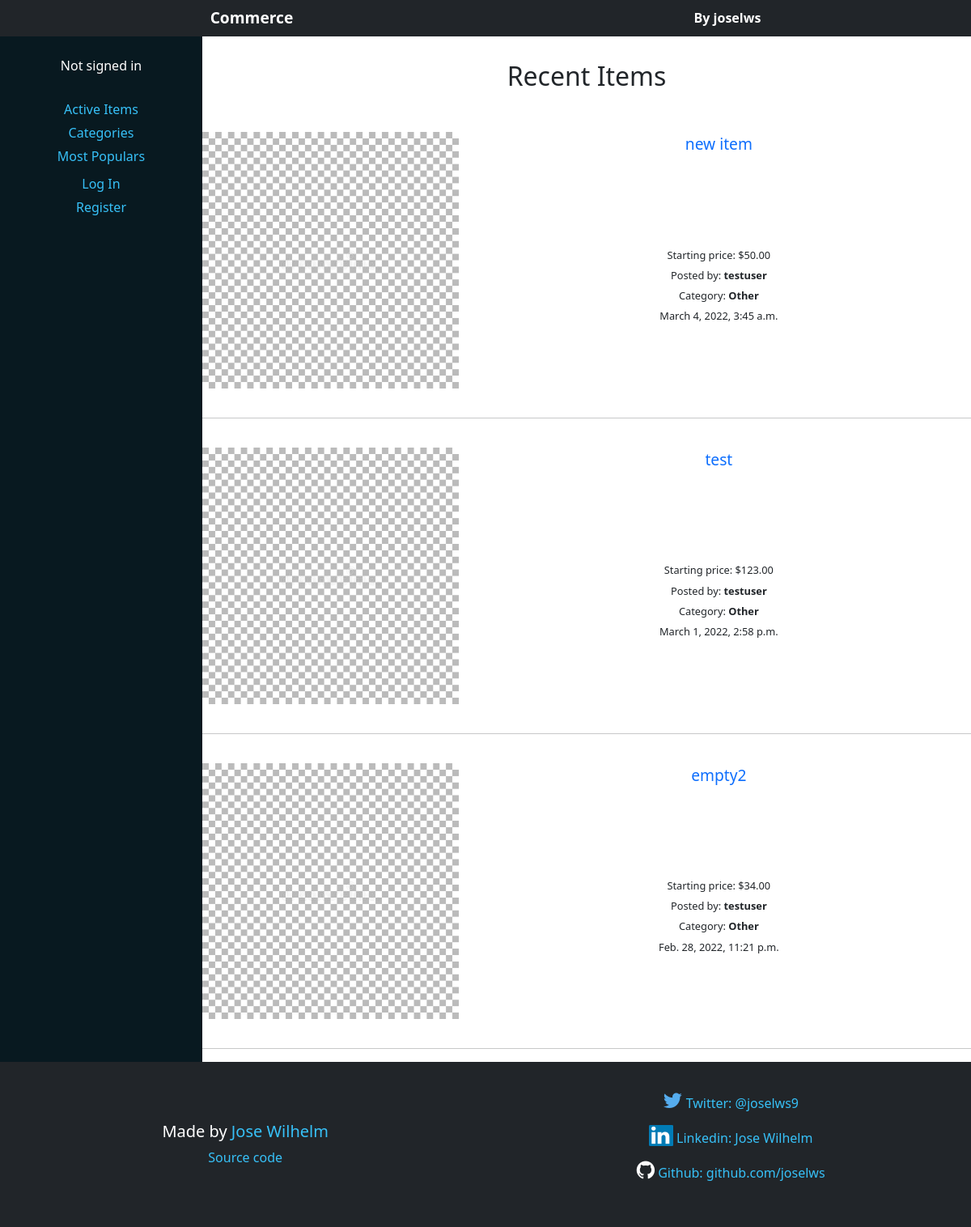
The page / on the database its author committed.
### auctions/models.py (models this page shows, shortened)
class Item(models.Model):
	name = models.CharField(max_length=100)
	description = models.TextField(blank=True)
	starting_price = models.DecimalField(max_digits=10, decimal_places=2)
	category = models.ForeignKey(Category, blank=True, on_delete=models.RESTRICT)
	user = models.ForeignKey(User, on_delete=models.CASCADE)
	created_at = models.DateTimeField(auto_now_add=True)
	updated_at = models.DateTimeField(auto_now=True)
	image = models.ImageField(blank=True, max_length=200)
	watchlist = models.ManyToManyField(User, related_name="watchlist", blank=True)
	active = models.BooleanField(default=True)
	popularity = models.PositiveSmallIntegerField(default=0)

class User(AbstractUser):
    """Has default 'username' 'password' and 'email' attributes"""

class Category(models.Model):
	category = models.CharField(max_length=20, unique=True)
	def __str__(self):
		return self.category

### auctions/views.py (the view)
# urls.py: path("", views.index, name="index"),
def index(request):
    items = Item.objects.filter(active=True).order_by('updated_at').reverse()
    page_title = "Recent Items"
    empty = "There are no active items in the auction!"
    return render(request, "auctions/items.html", {
        'items': items,  #Show from the most recent to the oldest
        'page_title': page_title,
        'empty': empty
    })

### auctions/templates/auctions/items.html (shortened to what this page needs)
{% extends "auctions/layout.html" %}
{% block header %}{{ page_title }}{% endblock %}
{% block body %}
    <div class="all-items-wrapper">
        {% for item in items %}
            <div class="item-wrapper">
                <h3 class="item-info sub-heading"><a class="item-link" href="{% url 'item' item.id %}">{{ item.name }}</a></h3>
                <div class="image-wrapper">
                    {% if item.image %}
                    <img class="item-image" src="{{ item.image.url }}" alt="Image of {{ item.name }}" />
                    {% endif %}
                </div>
                <div class="item-info-wrapper">
                    <p class="item-info">Starting price: ${{ item.starting_price }}</h4>
                    <p class="item-info">Posted by: <strong>{{ item.user.username }}</strong></p>
                    <p class="item-info">Category: <strong>{{ item.category }}</strong></p>
                    <p class="item-info">{{ item.created_at }}</p>
                </div>
            </div>
            <hr />
        {% empty %}
            <h3 class="sub-heading">{{ empty }}</h3>
        {% endfor %}
    </div>
{% endblock %}

### auctions/static/auctions/styles.css (style rules this page uses)
body { min-height: 100vh; display: flex; flex-direction: column; }
a { text-decoration: none; }
.all-items-wrapper { display: flex; flex-direction: column; width: 94vw; margin: 0 auto; }
.item-wrapper { display: flex; flex-direction: column; align-content: center; justify-content: center; margin: 20px 0; }
.image-wrapper { display: flex; justify-content: center; align-content: center; }
.item-image { max-width: 50%; height: auto; object-fit: cover; }
.item-info-wrapper { display: flex; flex-direction: column; align-content: flex-start; justify-content: center; }
.item-info { margin-top: 3px; margin-bottom: 3px; margin-left: 10px; font-size: 0.8rem; text-align: center; }
.sub-heading { font-size: 1.2rem; }
@media (min-width: 600px) { .all-items-wrapper { width: 100%; } }
@media (min-width: 600px) { .item-wrapper { display: grid; grid-template-columns: 1fr 2fr; grid-template-rows: 1fr 4fr; grid-template-areas: "image heading" "image item-info" ; } }
@media (min-width: 600px) { .sub-heading { grid-area: heading; } }
@media (min-width: 600px) { .image-wrapper { grid-area: image; } }
@media (min-width: 600px) { .item-info-wrapper { grid-area: item-info; } }
@media (min-width: 600px) { .item-image { max-width: 100%; } }

### rows shown on the page
Item: name "new item", image (picture), starting_price "50.00", user.username "testuser", category "Other", created_at "March 4, 2022, 3:45 a.m."
Item: name "test", image (placeholder picture), starting_price "123.00", user.username "testuser", category "Other", created_at "March 1, 2022, 2:58 p.m."
Item: name "empty2", image (picture), starting_price "34.00", user.username "testuser", category "Other", created_at "Feb. 28, 2022, 11:21 p.m."

### other values the page prints
{{ page_title }} "Recent Items"
